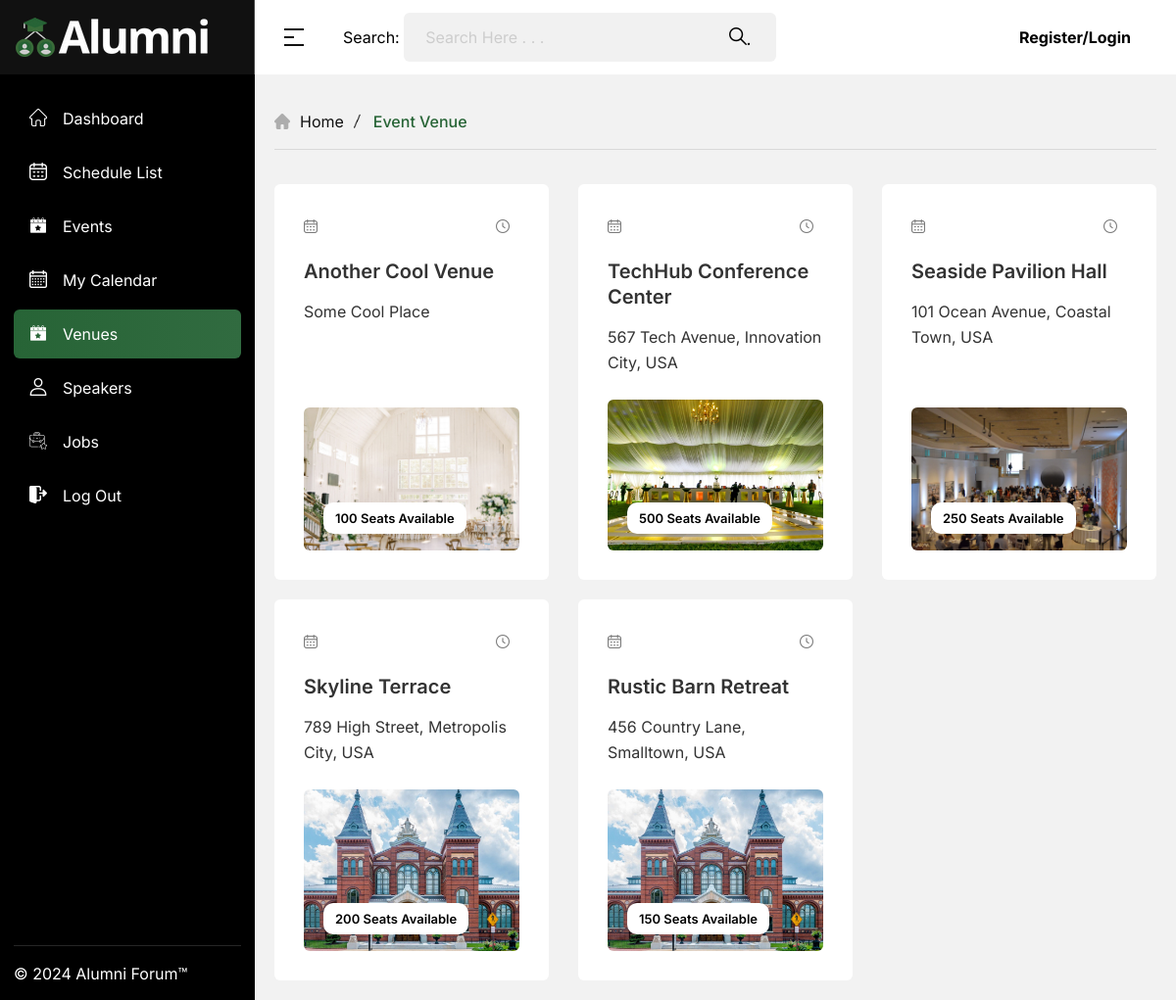
Screenshot of /venues/ with the database file from the repository.
### apps/users/models.py (models this page shows, shortened)
class Venue(models.Model):
    name = models.CharField(max_length=100)
    location = models.CharField(max_length=100)
    capacity = models.IntegerField()
    details = models.TextField(null=True)
    image = models.ImageField(upload_to="venues/", null=True)
    created_at = models.DateTimeField(auto_now_add=True)
    updated_at = models.DateTimeField(auto_now=True)

### apps/users/views.py (the view)
# urls.py: path('venues/', views.venues, name='venues'),
def venues(request):
    query = request.GET.get("query", "")
    all_venues = Venue.objects.all().order_by('-created_at')
    if query:
        all_venues = all_venues.filter(Q(title__icontains=query)|Q(details__icontains=query))
    total_results = all_venues.count()
    page = request.GET.get('page', 1)
    results_per_page = 5
    paginator = Paginator(all_venues, results_per_page)
    page_venues = paginator.page(page)
    page_numbers = paginator.get_elided_page_range(page, on_each_side=2, on_ends=3)
    start_index = (page_venues.number - 1) * results_per_page + 1
    end_index = min(start_index + results_per_page - 1, total_results)
    return render(request, 'venues.html', {
        'venues': page_venues,
        'page_numbers': page_numbers,
        'start_index': start_index,
        'end_index': end_index,
        'query': query,
        'page': 'venues',
    })

### templates/venues.html (shortened to what this page needs)
{% extends 'base.html' %} {% load static %} {% block content %}
<div class="app__slide-wrapper">
  <div class="breadcrumb__area">
    <div class="breadcrumb__wrapper mb-35">
      <div class="breadcrumb__main">
        <div class="breadcrumb__inner">
          <div class="breadcrumb__icon">
            <i class="flaticon-home"></i>
          </div>
          <div class="breadcrumb__menu">
            <nav>
              <ul>
                <li>
                  <span><a href="{% url 'users:home' %}">Home</a></span>
                </li>
                <li class="active"><span>Event Venue</span></li>
              </ul>
            </nav>
          </div>
        </div>
      </div>
    </div>
  </div>
  <div class="event__venue-area">
    <div class="row">
      {% for venue in venues %}
      <div class="col-xxl-4 col-xl-4 col-lg-6 col-md-6">
        <div class="event__venue-card mb-20">
          <div class="event__venue-inner">
            <div class="event__venue-content">
              <div class="event__venue-meta">
                <div class="news__meta-status">
                  <span><i class="flaticon-calendar-1"></i></span>
                </div>
                <div class="news__meta-status">
                  <span><i class="flaticon-clock"></i></span>
                </div>
              </div>
              <h4 class="event__venue-title">{{ venue.name }}</h4>
              <p>{{ venue.location }}</p>
            </div>
            <div class="event__venue-thumb">
              <a href="{{ venue.get_absolute_url }}">
                {% if venue.image %}
                <img src="{{ venue.image.url }}" />
                {% else %}
                <img src="{% static 'img/venue/venue-01.jpg' %}" alt="image not found" />
                {% endif %}
              </a>
              <div class="event__tag-post">
                <div class="event__tag-item">
                  <span><a href="{{ venue.get_absolute_url }}">{{ venue.capacity }} Seats Available</a></span>
                </div>
              </div>
            </div>
          </div>
        </div>
      </div>
      {% empty %}
      <div class="col-12"><p class="text-center">No Venues Found!</p></div>
      {% endfor %}
    </div>
  </div>
</div>
{% endblock %}

### assets/css/spacing.css (style rules this page uses)
.mb-20 { margin-bottom:20px }
.mb-35 { margin-bottom:35px }

### assets/css/notifications.css (style rules this page uses)
:root { --success: #22C55E; --info: #3B82F6; --warning: #F97316; --error: #EF4444; }

### assets/css/custom.css (style rules this page uses)
.event__venue-card { height: calc(100% - 20px); }
.event__venue-inner { height: 100%; display: flex; flex-direction: column; justify-content: space-between; }

### rows the page displays
Venue: name "Another Cool Venue", location "Some Cool Place", image (picture), capacity "100"
Venue: name "TechHub Conference Center", location "567 Tech Avenue, Innovation City, USA", image (picture), capacity "500"
Venue: name "Seaside Pavilion Hall", location "101 Ocean Avenue, Coastal Town, USA", image (picture), capacity "250"
Venue: name "Skyline Terrace", location "789 High Street, Metropolis City, USA", image (picture), capacity "200"
Venue: name "Rustic Barn Retreat", location "456 Country Lane, Smalltown, USA", image (picture), capacity "150"
